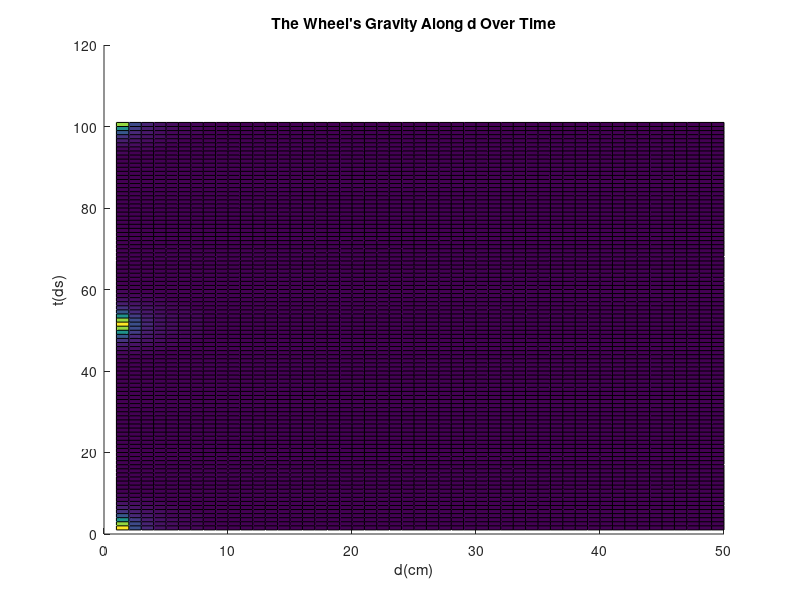
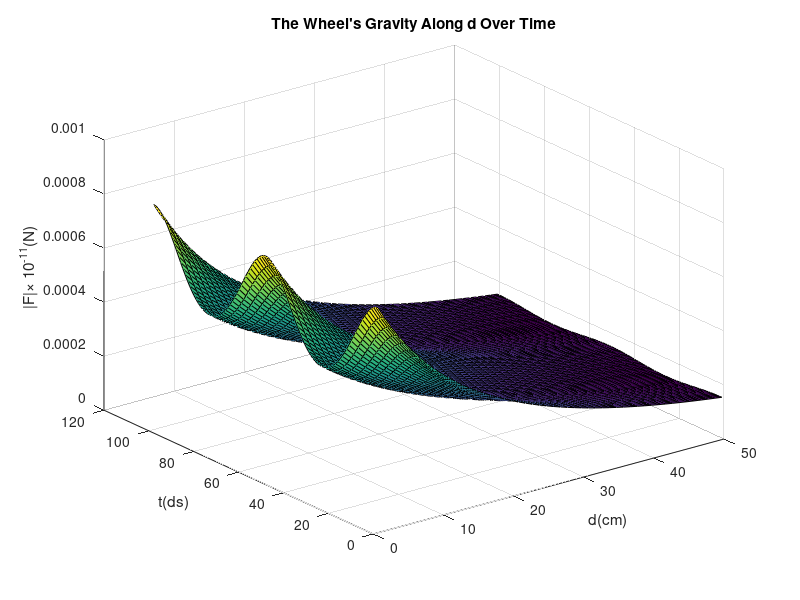
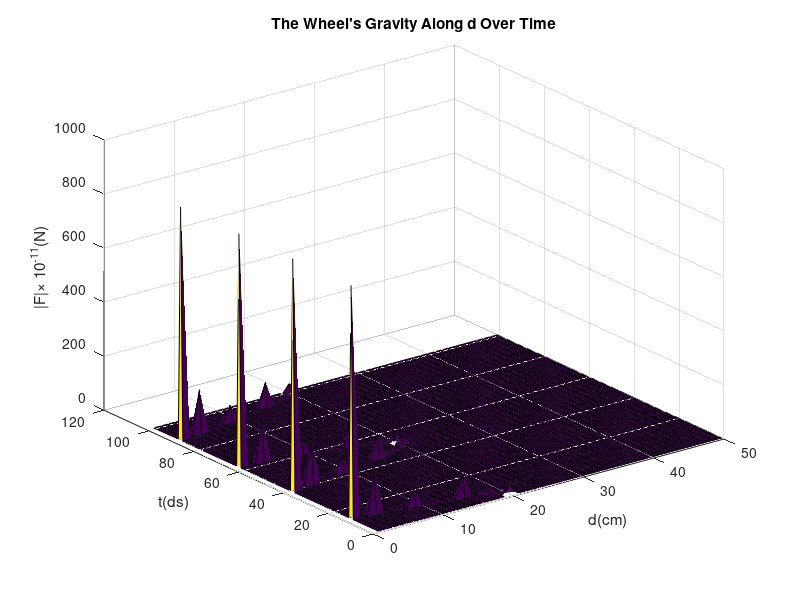

MATLAB code to generate these figures, in order:
clear
close all
clc

%define masses (kg)
m1=1000;
m2=1000;

%gravity constant
G=6.67430E-11;

%define rotation period (s)
T=1;

%define rotation frequency (Hz)
f=1/T;

%define measurement time (s)
t=[0:0.01:1];

%define distance from COM of both masses (in starting config) (m)
d=[0.51:0.01:1];

hold on

for i=1:size(t,2)
    for k=1:size(d,2)
    %define distance to point from masses as function of time (m)
    r1=d(k)+0.5*cos(2*pi*f*t(i));
    r2=d(k)-0.5*cos(2*pi*f*t(i));
    
    %calculating forces from m1 & m2 on point
    F1(k)=G*m1*m2/(r1^2);
    F2(k)=G*m1*m2/(r2^2);
       
    %total force
    F(i,k)=F1(k)+F2(k);
    end   
end

%plot gravity fluctuations over time
figure(1)
surf(F)

% legend('closest','next closest','etc')
xlabel('d(cm)')
ylabel('t(ds)')
zlabel('|F|\times 10^{-11}(N)')
title('The Wheel''s Gravity Along d Over Time')

for i=1:size(t,2)
    for k=1:size(d,2)
    %define distance to point from masses as function of time (m)
    r1=d(k)+0.2*cos(2*pi*f*t(i));
    r2=d(k)-0.2*cos(2*pi*f*t(i));
    
    %calculating forces from m1 & m2 on point
    F1(k)=G*m1*m2/(r1^2);
    F2(k)=G*m1*m2/(r2^2);
       
    %total force
    F(i,k)=F1(k)+F2(k);
    end   
end

%plot gravity fluctuations over time
figure(2)
surf(F)

% legend('closest','next closest','etc')
xlabel('d(cm)')
ylabel('t(ds)')
zlabel('|F|\times 10^{-11}(N)')
title('The Wheel''s Gravity Along d Over Time')

for i=1:size(t,2)
    for k=1:size(d,2)
    %define distance to point from masses as function of time (m)
    r1=d(k)+0.7*cos(2*pi*f*t(i));
    r2=d(k)-0.7*cos(2*pi*f*t(i));
    
    %calculating forces from m1 & m2 on point
    F1(k)=G*m1*m2/(r1^2);
    F2(k)=G*m1*m2/(r2^2);
       
    %total force
    F(i,k)=F1(k)+F2(k);
    end   
end

%plot gravity fluctuations over time
figure(3)
surf(F)

% legend('closest','next closest','etc')
xlabel('d(cm)')
ylabel('t(ds)')
zlabel('|F|\times 10^{-11}(N)')
title('The Wheel''s Gravity Along d Over Time')
